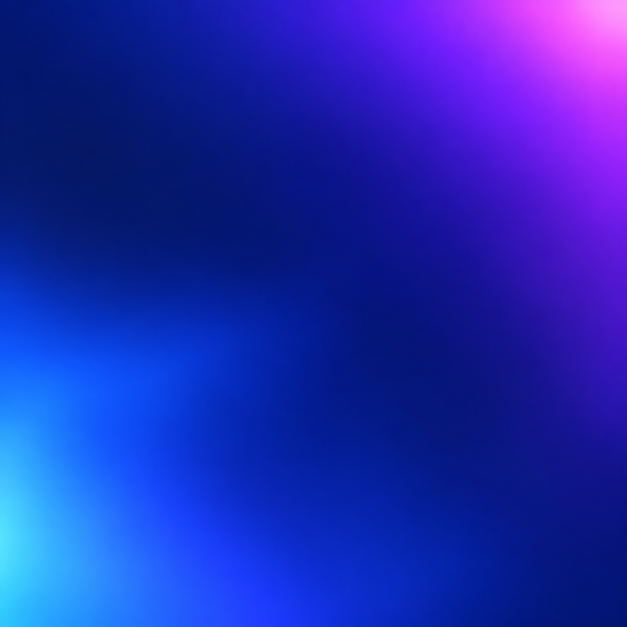
#> input picture assets/bg_gradient.png, 1254 x 1254 px (shown at 1/2 size)
$ python -i brand.py   (imports and definitions only)
#> lines starting #> are read from the running program, lines starting #| are printed output that depends on the picture
"""Mivelta post toolkit (Pillow). Usage example:

    from brand import *
    c = canvas()                       # 1080x1350 navy-violet gradient
    paste(c, 'velta_happy.png', 820, W/2, 560)
    d = draw(c)
    y = ctext(d, 990, "Hi, I'm Velta", font('Bold', 100))
    ctext(d, y + 5, 'Second line\\nthird line', font('Regular', 42), SUB)
    footer(d)
    save(c, 'posts/2026-10-25/post1.jpg')

Assets in ../assets: velta_happy, velta_open, velta_salad, velta_heart (has own bg),
symbol_glossy, bg_gradient, app_icon. Font: Poppins (Regular/Medium/Bold/Light).
Size 'story' = 1080x1920 for TikTok / Stories.
"""
import os
from PIL import Image, ImageDraw, ImageFont, ImageFilter
ROOT = os.path.join(os.path.dirname(os.path.abspath(__file__)), '..')
A = os.path.join(ROOT, 'assets') + '/'
F = '/usr/share/fonts/truetype/google-fonts/Poppins-'
W, H = 1080, 1350
WHITE = (255, 255, 255); LAV = (205, 196, 255); SUB = (220, 226, 255)

def font(weight, size): return ImageFont.truetype(F + weight + '.ttf', size)

def canvas(size='post'):
#> called with size = 'post'
    w, h = (1080, 1920) if size == 'story' else (W, H)
    s = max(w, h)
    g = Image.open(A + 'bg_gradient.png').convert('RGB').resize((s, s), Image.LANCZOS)
    g = g.crop(((s - w) // 2, (s - h) // 2, (s - w) // 2 + w, (s - h) // 2 + h))
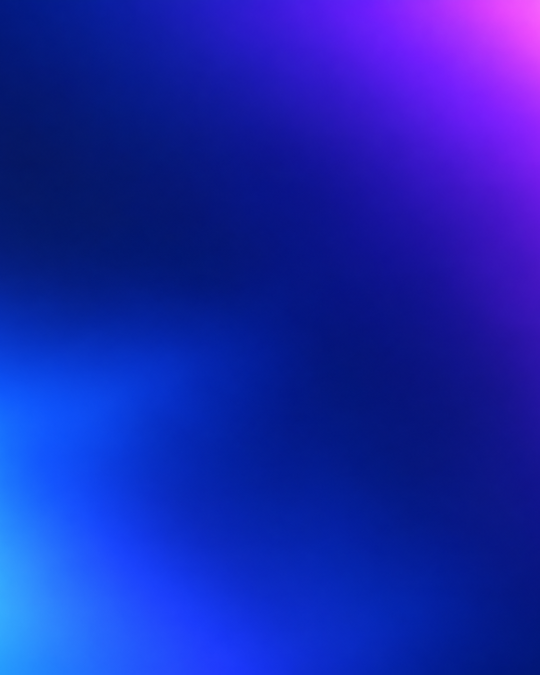
#> g: PIL image 1080x1350 RGB (shown at 1/2 size); mean R, G, B 25.1, 37.3, 174.6
    g = Image.blend(g, Image.new('RGB', (w, h), (10, 18, 60)), 0.35)
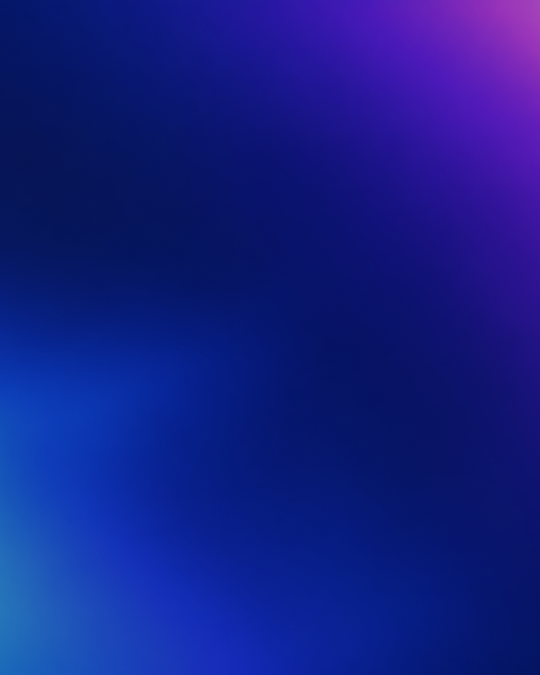
#> g: PIL image 1080x1350 RGB (shown at 1/2 size); mean R, G, B 19.4, 30, 134
    return g.convert('RGBA')

def draw(c): return ImageDraw.Draw(c)

def paste(c, name, width, cx, cy, soft_edge=False):
    im = Image.open(A + name).convert('RGBA'); r = width / im.width
    im = im.resize((int(im.width * r), int(im.height * r)), Image.LANCZOS)
    if soft_edge:  # for images with their own background (velta_heart, app_icon)
        m = Image.new('L', im.size, 0)
        ImageDraw.Draw(m).ellipse((40, 40, im.width - 40, im.height - 40), fill=255)
        im.putalpha(m.filter(ImageFilter.GaussianBlur(60)))
    c.alpha_composite(im, (int(cx - im.width / 2), int(cy - im.height / 2)))

def ctext(d, y, txt, f, fill=WHITE):
    cw = d.im.size[0]
    for line in txt.split('\n'):
        w = d.textlength(line, font=f); d.text(((cw - w) / 2, y), line, font=f, fill=fill)
        y += int(f.size * 1.25)
    return y

def card(c, x, y, w, h):
    box = Image.new('RGBA', (w, h), (0, 0, 0, 0))
    ImageDraw.Draw(box).rounded_rectangle((0, 0, w - 1, h - 1), radius=40,
        fill=(255, 255, 255, 34), outline=(255, 255, 255, 70), width=2)
    c.alpha_composite(box, (x, y))

def footer(d, text='@mivelta.app'):
    cw, ch = d.im.size; f = font('Medium', 30)
    d.text(((cw - d.textlength(text, font=f)) / 2, ch - 90), text, font=f, fill=(190, 200, 240))

def save(c, rel_path):
    p = os.path.join(ROOT, rel_path); os.makedirs(os.path.dirname(p), exist_ok=True)
    c.convert('RGB').save(p, quality=90); return p

def raw_url(rel_path):
    return 'https://raw.githubusercontent.com/ukadirov/mivelta-media/main/' + rel_path.lstrip('/')

>>> result = canvas()
